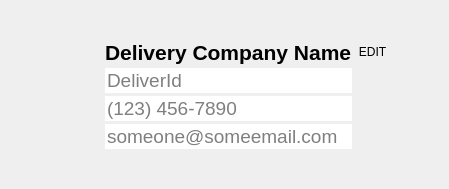
                <widget class="QFrame" name="frame_37">
                 <property name="styleSheet">
                  <string notr="true">QFrame{border:none}</string>
                 </property>
                 <property name="frameShape">
                  <enum>QFrame::StyledPanel</enum>
                 </property>
                 <property name="frameShadow">
                  <enum>QFrame::Raised</enum>
                 </property>
                 <layout class="QHBoxLayout" name="horizontalLayout_23" stretch="2,2,10,2">
                  <property name="spacing">
                   <number>0</number>
                  </property>
                  <property name="leftMargin">
                   <number>10</number>
                  </property>
                  <property name="topMargin">
                   <number>10</number>
                  </property>
                  <property name="rightMargin">
                   <number>10</number>
                  </property>
                  <property name="bottomMargin">
                   <number>10</number>
                  </property>
                  <item>
                   <spacer name="horizontalSpacer_14">
                    <property name="orientation">
                     <enum>Qt::Horizontal</enum>
                    </property>
                    <property name="sizeHint" stdset="0">
                     <size>
                      <width>40</width>
                      <height>20</height>
                     </size>
                    </property>
                   </spacer>
                  </item>
                  <item>
                   <widget class="QLabel" name="label_50">
                    <property name="maximumSize">
                     <size>
                      <width>200</width>
                      <height>200</height>
                     </size>
                    </property>
                    <property name="text">
                     <string/>
                    </property>
                    <property name="pixmap">
                     <pixmap resource="resources.qrc">:/Images/circle.png</pixmap>
                    </property>
                    <property name="scaledContents">
                     <bool>true</bool>
                    </property>
                   </widget>
                  </item>
                  <item>
                   <widget class="QFrame" name="frame_28">
                    <property name="frameShape">
                     <enum>QFrame::StyledPanel</enum>
                    </property>
                    <property name="frameShadow">
                     <enum>QFrame::Raised</enum>
                    </property>
                    <layout class="QGridLayout" name="gridLayout" columnstretch="2,2,1">
                     <property name="leftMargin">
                      <number>10</number>
                     </property>
                     <property name="topMargin">
                      <number>30</number>
                     </property>
                     <property name="rightMargin">
                      <number>10</number>
                     </property>
                     <property name="bottomMargin">
                      <number>30</number>
                     </property>
                     <property name="verticalSpacing">
                      <number>3</number>
                     </property>
                     <item row="1" column="0">
                      <widget class="QLineEdit" name="lineEdit_3">
                       <property name="enabled">
                        <bool>true</bool>
                       </property>
                       <property name="maximumSize">
                        <size>
                         <width>300</width>
                         <height>16777215</height>
                        </size>
                       </property>
                       <property name="font">
                        <font>
                         <family>Helvetica</family>
                         <pointsize>14</pointsize>
                        </font>
                       </property>
                       <property name="styleSheet">
                        <string notr="true">border:none;</string>
                       </property>
                       <property name="readOnly">
                        <bool>false</bool>
                       </property>
                       <property name="placeholderText">
                        <string>DeliverId</string>
                       </property>
                       <property name="clearButtonEnabled">
                        <bool>false</bool>
                       </property>
                      </widget>
                     </item>
                     <item row="0" column="1">
                      <spacer name="horizontalSpacer_13">
                       <property name="orientation">
                        <enum>Qt::Horizontal</enum>
                       </property>
                       <property name="sizeHint" stdset="0">
                        <size>
                         <width>40</width>
                         <height>20</height>
                        </size>
                       </property>
                      </spacer>
                     </item>
                     <item row="3" column="0">
                      <widget class="QLineEdit" name="lineEdit_4">
                       <property name="enabled">
                        <bool>false</bool>
                       </property>
                       <property name="maximumSize">
                        <size>
                         <width>300</width>
                         <height>16777215</height>
                        </size>
                       </property>
                       <property name="font">
                        <font>
                         <family>Helvetica</family>
                         <pointsize>14</pointsize>
                        </font>
                       </property>
                       <property name="styleSheet">
                        <string notr="true">border:none;</string>
                       </property>
                       <property name="readOnly">
                        <bool>true</bool>
                       </property>
                       <property name="placeholderText">
                        <string>someone@someemail.com</string>
                       </property>
                      </widget>
                     </item>
                     <item row="0" column="0">
                      <widget class="QLabel" name="label_51">
                       <property name="maximumSize">
                        <size>
                         <width>300</width>
                         <height>16777215</height>
                        </size>
                       </property>
                       <property name="font">
                        <font>
                         <family>Helvetica</family>
                         <pointsize>16</pointsize>
                         <weight>75</weight>
                         <bold>true</bold>
                        </font>
                       </property>
                       <property name="text">
                        <string>Delivery Company Name</string>
                       </property>
                      </widget>
                     </item>
                     <item row="2" column="0">
                      <widget class="QLineEdit" name="lineEdit_2">
                       <property name="enabled">
                        <bool>false</bool>
                       </property>
                       <property name="maximumSize">
                        <size>
                         <width>300</width>
                         <height>16777215</height>
                        </size>
                       </property>
                       <property name="font">
                        <font>
                         <family>Helvetica</family>
                         <pointsize>14</pointsize>
                        </font>
                       </property>
                       <property name="styleSheet">
                        <string notr="true">border:none;</string>
                       </property>
                       <property name="readOnly">
                        <bool>true</bool>
                       </property>
                       <property name="placeholderText">
                        <string>(123) 456-7890</string>
                       </property>
                      </widget>
                     </item>
                     <item row="0" column="2">
                      <widget class="QPushButton" name="pushButton">
                       <property name="styleSheet">
                        <string notr="true">border:none;</string>
                       </property>
                       <property name="text">
                        <string>EDIT</string>
                       </property>
                      </widget>
                     </item>
                    </layout>
                   </widget>
                  </item>
                  <item>
                   <spacer name="horizontalSpacer_15">
                    <property name="orientation">
                     <enum>Qt::Horizontal</enum>
                    </property>
                    <property name="sizeHint" stdset="0">
                     <size>
                      <width>40</width>
                      <height>20</height>
                     </size>
                    </property>
                   </spacer>
                  </item>
                 </layout>
                </widget>
